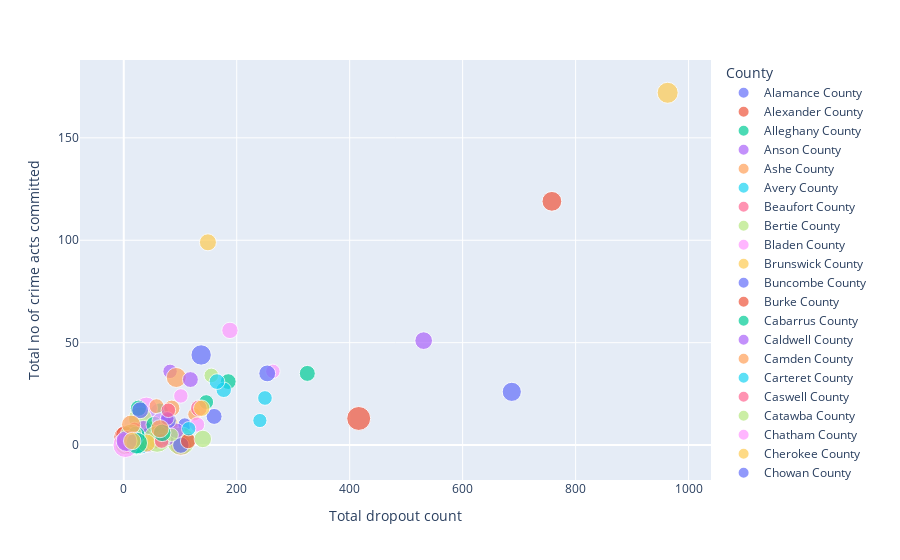
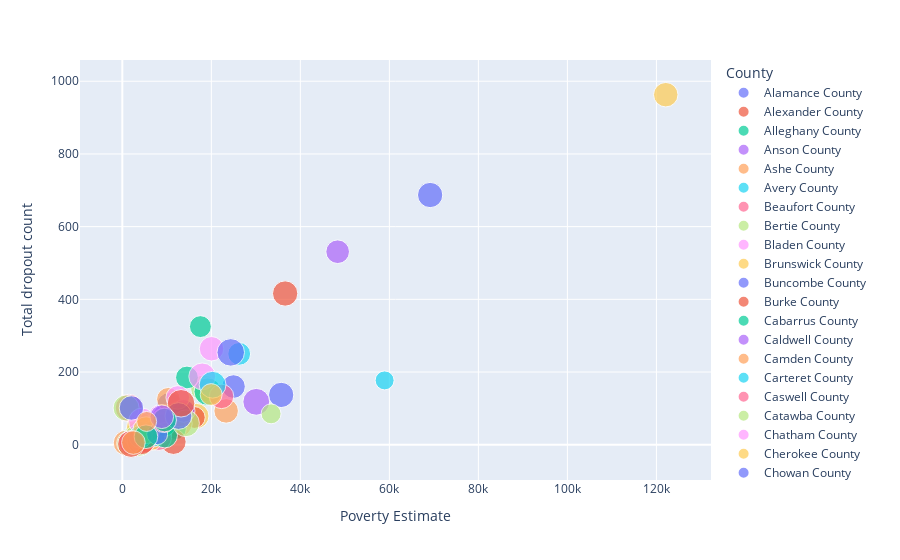

Notebook cell for these charts, in order:
### Code cell
import json as _hex_json
_hex_pks.kernel_execution.scope_watcher.mark_dirty_scope_items(args=_hex_types.MarkDirtyScopeItemsArgs.from_dict({**_hex_json.loads("{\"dirty_scope_items\":[\"fig1\",\"fig2\",\"px\",\"data\"]}")}), app_session_token=_hex_APP_SESSION_TOKEN, python_kernel_init_status=_hex_python_kernel_init_status, hex_timezone=_hex_kernel.variable_or_none("hex_timezone", scope_getter=lambda: globals()), interrupt_event=locals().get("_hex_interrupt_event"))

fig1 = px.scatter(data, x='Total dropout count', y='Total no of crime acts committed', color='County', 
                 size='Total Local Appropriations  per ADM', hover_data=['Dropout Rate'])

fig2 = px.scatter(data, x='Poverty Estimate', y='Total dropout count', color='County',
                size='Teacher Attrition Rates', hover_data=['Dropout Rate'])

# display the scatterplots
fig1.show()
fig2.show()
